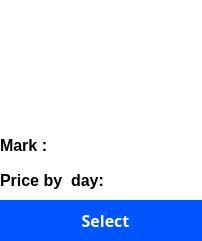
<?xml version="1.0" encoding="UTF-8"?>
<ui version="4.0">
 <class>voiture</class>
 <widget class="QWidget" name="voiture">
  <property name="geometry">
   <rect>
    <x>0</x>
    <y>0</y>
    <width>202</width>
    <height>241</height>
   </rect>
  </property>
  <property name="windowTitle">
   <string>Form</string>
  </property>
  <property name="layoutDirection">
   <enum>Qt::LeftToRight</enum>
  </property>
  <property name="autoFillBackground">
   <bool>false</bool>
  </property>
  <property name="styleSheet">
   <string notr="true">border-radius:20px;
border:3px black solid;
background-color: rgb(255, 255, 255);</string>
  </property>
  <widget class="QPushButton" name="detail">
   <property name="geometry">
    <rect>
     <x>-20</x>
     <y>200</y>
     <width>251</width>
     <height>41</height>
    </rect>
   </property>
   <property name="font">
    <font>
     <family>Microsoft YaHei</family>
     <pointsize>12</pointsize>
     <weight>75</weight>
     <bold>true</bold>
    </font>
   </property>
   <property name="styleSheet">
    <string notr="true">background-color: rgb(0, 85, 255);
color: white;
border:3px black solid;</string>
   </property>
   <property name="text">
    <string>Select</string>
   </property>
  </widget>
  <widget class="QLabel" name="label">
   <property name="geometry">
    <rect>
     <x>0</x>
     <y>0</y>
     <width>201</width>
     <height>241</height>
    </rect>
   </property>
   <property name="styleSheet">
    <string notr="true">border-radius:10px;
border:5px black solid;</string>
   </property>
   <property name="frameShape">
    <enum>QFrame::Box</enum>
   </property>
   <property name="frameShadow">
    <enum>QFrame::Sunken</enum>
   </property>
   <property name="text">
    <string/>
   </property>
  </widget>
  <widget class="QLabel" name="label_2">
   <property name="geometry">
    <rect>
     <x>-20</x>
     <y>130</y>
     <width>241</width>
     <height>71</height>
    </rect>
   </property>
   <property name="styleSheet">
    <string notr="true">background-color: white;
border-radius:1px;
</string>
   </property>
   <property name="frameShape">
    <enum>QFrame::Box</enum>
   </property>
   <property name="frameShadow">
    <enum>QFrame::Sunken</enum>
   </property>
   <property name="text">
    <string/>
   </property>
  </widget>
  <widget class="QLabel" name="label_5">
   <property name="geometry">
    <rect>
     <x>0</x>
     <y>130</y>
     <width>61</width>
     <height>31</height>
    </rect>
   </property>
   <property name="font">
    <font>
     <pointsize>12</pointsize>
     <weight>75</weight>
     <bold>true</bold>
    </font>
   </property>
   <property name="text">
    <string>Mark :</string>
   </property>
  </widget>
  <widget class="QLabel" name="label_6">
   <property name="geometry">
    <rect>
     <x>0</x>
     <y>170</y>
     <width>111</width>
     <height>20</height>
    </rect>
   </property>
   <property name="font">
    <font>
     <pointsize>12</pointsize>
     <weight>75</weight>
     <bold>true</bold>
    </font>
   </property>
   <property name="text">
    <string>Price by  day:</string>
   </property>
  </widget>
  <widget class="QLabel" name="marque">
   <property name="geometry">
    <rect>
     <x>80</x>
     <y>130</y>
     <width>121</width>
     <height>21</height>
    </rect>
   </property>
   <property name="font">
    <font>
     <pointsize>12</pointsize>
    </font>
   </property>
   <property name="text">
    <string/>
   </property>
   <property name="alignment">
    <set>Qt::AlignRight|Qt::AlignTrailing|Qt::AlignVCenter</set>
   </property>
  </widget>
  <widget class="QLabel" name="prix">
   <property name="geometry">
    <rect>
     <x>120</x>
     <y>160</y>
     <width>71</width>
     <height>31</height>
    </rect>
   </property>
   <property name="font">
    <font>
     <pointsize>12</pointsize>
    </font>
   </property>
   <property name="text">
    <string/>
   </property>
   <property name="alignment">
    <set>Qt::AlignRight|Qt::AlignTrailing|Qt::AlignVCenter</set>
   </property>
  </widget>
  <widget class="QLabel" name="labelt">
   <property name="geometry">
    <rect>
     <x>5</x>
     <y>1</y>
     <width>191</width>
     <height>111</height>
    </rect>
   </property>
   <property name="text">
    <string/>
   </property>
  </widget>
  <widget class="QLabel" name="image">
   <property name="geometry">
    <rect>
     <x>-10</x>
     <y>0</y>
     <width>241</width>
     <height>131</height>
    </rect>
   </property>
   <property name="text">
    <string/>
   </property>
   <property name="scaledContents">
    <bool>true</bool>
   </property>
  </widget>
  <zorder>label_2</zorder>
  <zorder>label</zorder>
  <zorder>detail</zorder>
  <zorder>labelt</zorder>
  <zorder>label_5</zorder>
  <zorder>label_6</zorder>
  <zorder>marque</zorder>
  <zorder>prix</zorder>
  <zorder>image</zorder>
 </widget>
 <resources/>
 <connections/>
</ui>
